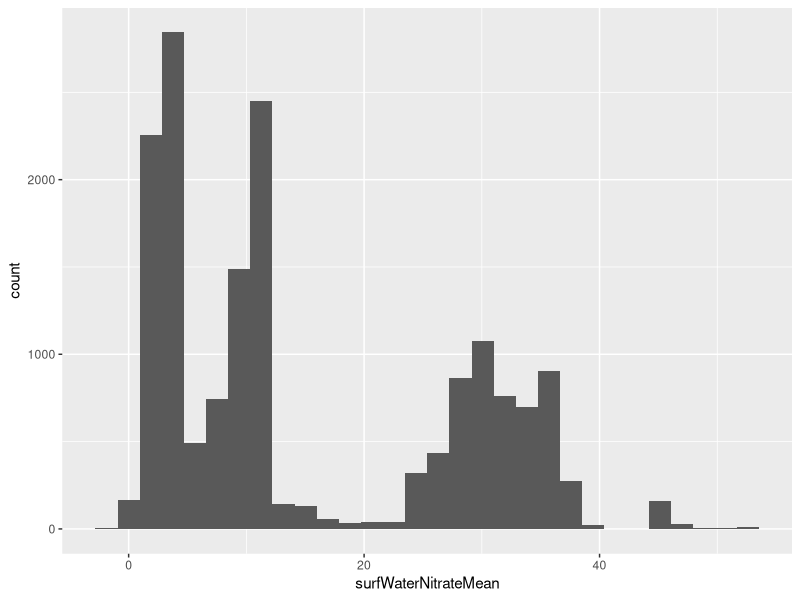
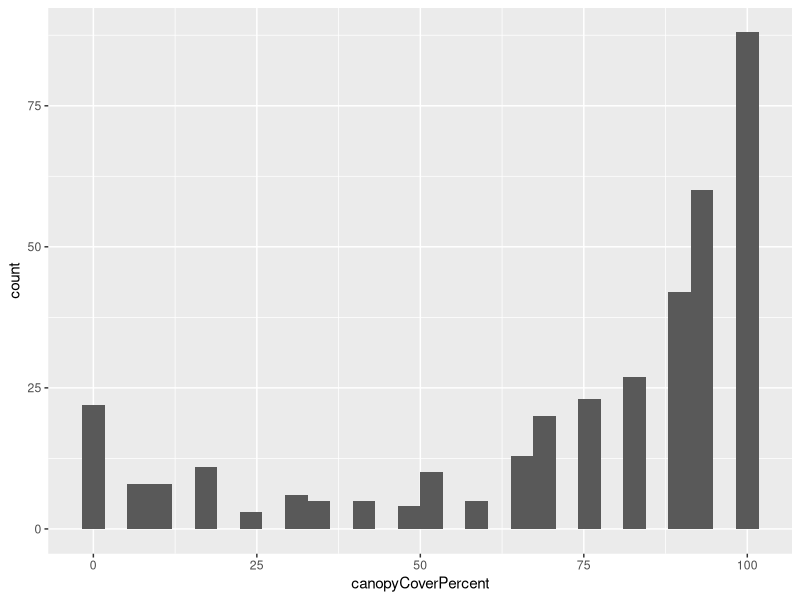
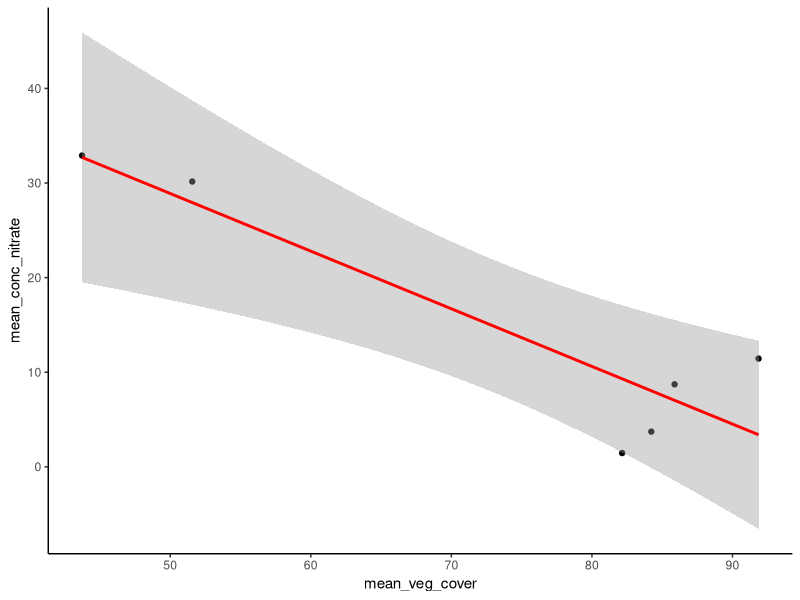
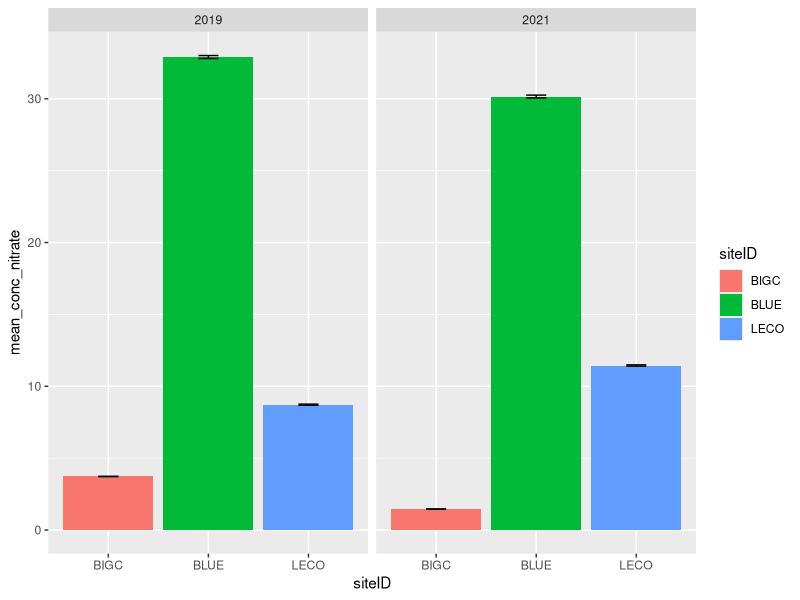
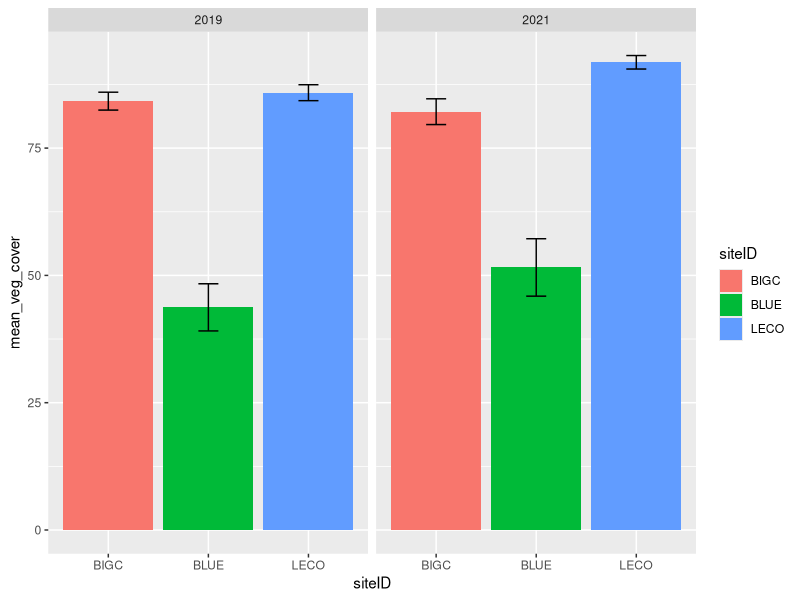
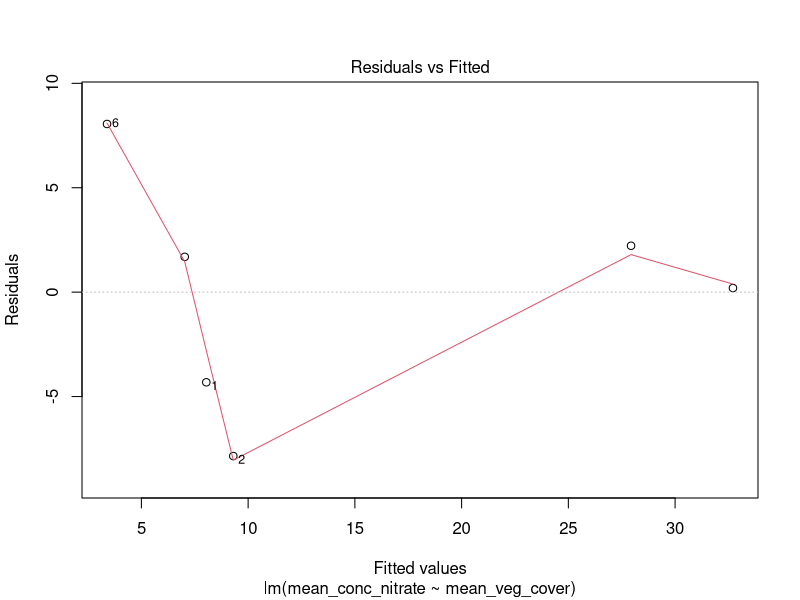
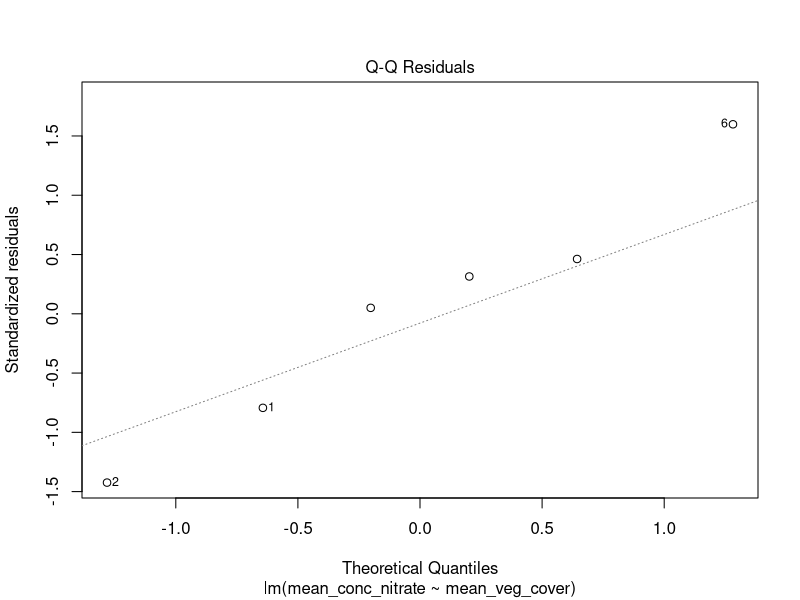
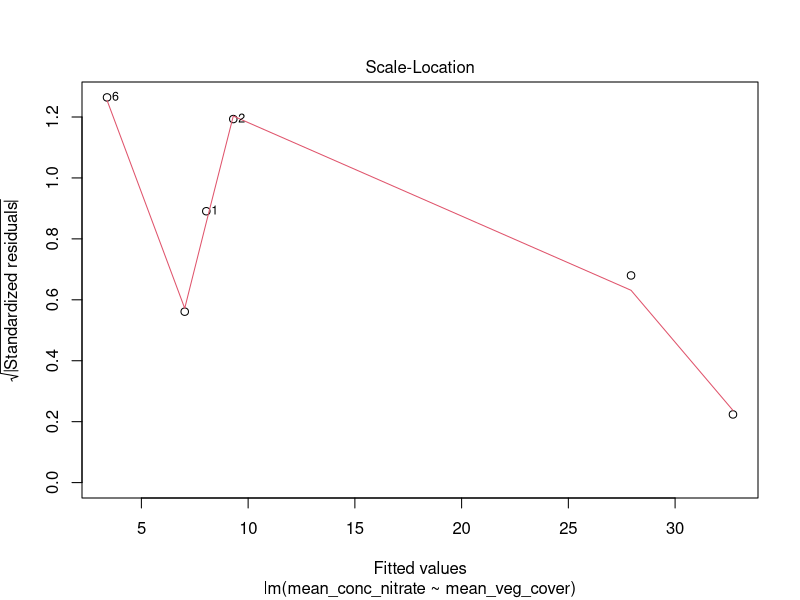

These figures' R source, in order:
## ---- chunk 1
knitr::opts_chunk$set(echo = TRUE)
## ---- chunk 2

#In Chunk 2, we're loading in the packages necessary to manipulate and process our data for further analysis.

library(dplyr)
library(tidyr)
library(ggplot2)
library(readr)
library(lubridate)

## ---- chunk 3

#In Chunk 3, we're loading all of the raw NEON data sets that we're going to be using in our project, so that they're immediately accessible and available within the .rmd. Additionally, we're tagging each with an appropriate siteID (derived from the NEON site wherein the data was collected) and a year (derived from the year within which the data was collected). 

# (Note: Each set of data is preceded by a textual title (example: #BIGC_2019) to facilitate any necessary navigation).


#BIGC_2019

Nitrate_BIGC_2019 <-read_csv("../Data/Processed/BIGC (CA-D17)/BIGC_NEON_nitrate-surfacewater/NEON.D17.BIGC.DP1.20033.001.102.100.015.NSW_15_minute.2019-07.basic.20221201T190523Z.csv") %>% 
  mutate(siteID="BIGC", year=2019)

VegCover_BIGC_2019 <- read_csv("../Data/Processed/BIGC (CA-D17)/BIGC_NEON_cover-veg-riparian/NEON.D17.BIGC.DP1.20191.001.rip_percentComposition.2019-07.basic.20230112T002213Z.csv") %>% 
  mutate(siteID="BIGC", year=2019)


#BIGC_2021

Nitrate_BIGC_2021 <-read_csv("../Data/Processed/BIGC (CA-D17)/BIGC_NEON_nitrate-surfacewater/NEON.D17.BIGC.DP1.20033.001.102.100.015.NSW_15_minute.2021-08.basic.20221201T175835Z.csv") %>% 
  mutate(siteID="BIGC", year=2021)

VegCover_BIGC_2021 <- read_csv("../Data/Processed/BIGC (CA-D17)/BIGC_NEON_cover-veg-riparian/NEON.D17.BIGC.DP1.20191.001.rip_percentComposition.2021-08.basic.20230112T001807Z.csv") %>% 
  mutate(siteID="BIGC", year=2021)


#BLUE_2019

Nitrate_BLUE_2019 <-read_csv("../Data/Processed/BLUE (OK-D11)/BLUE_NEON_nitrate-surfacewater/NEON.D11.BLUE.DP1.20033.001.112.100.015.NSW_15_minute.2019-06.basic.20221201T045009Z.csv") %>% 
  mutate(siteID="BLUE", year=2019)

VegCover_BLUE_2019 <-read_csv("../Data/Processed/BLUE (OK-D11)/BLUE_NEON_cover-veg-riparian/NEON.D11.BLUE.DP1.20191.001.rip_percentComposition.2019-06.basic.20230112T002006Z.csv") %>% 
  mutate(siteID="BLUE", year=2019)


#BLUE_2021

Nitrate_BLUE_2021 <-read_csv("../Data/Processed/BLUE (OK-D11)/BLUE_NEON_nitrate-surfacewater/NEON.D11.BLUE.DP1.20033.001.112.100.015.NSW_15_minute.2021-06.basic.20221201T013159Z.csv") %>% 
  mutate(siteID="BLUE", year=2021)

VegCover_BLUE_2021 <-read_csv("../Data/Processed/BLUE (OK-D11)/BLUE_NEON_cover-veg-riparian/NEON.D11.BLUE.DP1.20191.001.rip_percentComposition.2021-06.basic.20230112T002305Z.csv") %>% 
  mutate(siteID="BLUE", year=2021)


#LECO_2019

Nitrate_LECO_2019 <-read_csv("../Data/Processed/LECO (TN-D07)/LECO_NEON_nitrate-surfacewater/NEON.D07.LECO.DP1.20033.001.102.100.015.NSW_15_minute.2019-09.basic.20221208T002007Z.csv") %>% 
  mutate(siteID="LECO", year=2019)

VegCover_LECO_2019 <-read_csv("../Data/Processed/LECO (TN-D07)/LECO_NEON_cover-veg-riparian/NEON.D07.LECO.DP1.20191.001.rip_percentComposition.2019-09.basic.20230112T001930Z.csv") %>% 
  mutate(siteID="LECO", year=2019)


#LECO_2021

Nitrate_LECO_2021 <-read_csv("../Data/Processed/LECO (TN-D07)/LECO_NEON_nitrate-surfacewater/NEON.D07.LECO.DP1.20033.001.112.100.015.NSW_15_minute.2021-09.basic.20221208T012753Z.csv") %>% 
  mutate(siteID="LECO", year=2021)

VegCover_LECO_2021 <-read_csv("../Data/Processed/LECO (TN-D07)/LECO_NEON_cover-veg-riparian/NEON.D07.LECO.DP1.20191.001.rip_percentComposition.2021-09.basic.20230112T002003Z.csv") %>% 
  mutate(siteID="LECO", year=2021)


## ---- chunk 4

#In Chunk 4, all of the extraneous data from the raw data sheets is being excised, and the data pertaining to our project is being consolidated into multiple formats in order to facilitate further analysis and manipulation. These are detailed in pre-code titles below, but generally speaking, we are creating a data frame containing all of the 'surfWaterNitrateMean' data from the Nitrate_Surfacewater NEON data sheets and a separate frame containing all of the 'canopyCoverPercent' data from the Cover_Veg_Riparian NEON data sheets (these will be used in the creation of two single-variable histograms). We're then creating mean data for each of these consolidated data frames (grouped by siteID and year) before finally left_joining these mean data to create a summarized master data frame.


#Nitrate Data Consolidation (Total, then mean surfWaterNitrateMean grouped by SiteID and year)
Nitrate_Combined <- bind_rows(Nitrate_BIGC_2019, Nitrate_BIGC_2021, Nitrate_BLUE_2019, Nitrate_BLUE_2021, Nitrate_LECO_2019, Nitrate_LECO_2021)

Mean_Nitrate_Combined <- Nitrate_Combined %>% 
  drop_na() %>% 
  group_by(siteID, year) %>% 
  summarize(mean_conc_nitrate = mean(surfWaterNitrateMean), standard_error_N = sd(surfWaterNitrateMean/sqrt(n())))


#VegCover Data Consolidation (Total, then mean canopyCoverPercent grouped by SiteID and year)
VegCover_Combined <- bind_rows(VegCover_BIGC_2019, VegCover_BIGC_2021, VegCover_BLUE_2019, VegCover_BLUE_2021, VegCover_LECO_2019, VegCover_LECO_2021)

Mean_VegCover_Combined <- VegCover_Combined %>% 
  group_by(siteID, year) %>% 
  summarize(mean_veg_cover = mean(canopyCoverPercent), standard_error_V = sd(canopyCoverPercent/sqrt(n())))


#Summary Data Frame (with corresponding mean values)
Master_Data_Frame <- left_join(Mean_Nitrate_Combined, Mean_VegCover_Combined)



#Raw 'surfWaterNitrateMean' and 'canopyCoverPercent' columns for Histogram
Total_Nitrate_Conc_Combined <- Nitrate_Combined %>% 
  drop_na() %>% 
  select(surfWaterNitrateMean)

Total_VegCover_Combined <- VegCover_Combined %>% 
  select(canopyCoverPercent)


## ---- chunk 5

# In Chunk 5, we're using the data frames containing the compiled 'surfWaterNitrateMean' and 'canopyCoverPercent' columns to create two single-variable histograms, each representative of one of our two continuous variables (both our response and our predictor variable). These histograms will give us a better understanding of the distribution of our variable values, which could help us to draw more accurate conclusions about the relationships we're observing down the line (as well as help us to explain any potential anomalies that arise).


Total_Nitrate_Conc_Combined %>%
  ggplot(aes(x=surfWaterNitrateMean))+
  geom_histogram()

Total_VegCover_Combined %>%
  ggplot(aes(x=canopyCoverPercent))+
  geom_histogram()


## ---- chunk 6

#In Chunk 6, we are creating data frames containing the summarized data necessary for visualization and analysis, specifically to facilitate the creation of figures by making all of the pertinent data immediately available in a single data frame. (Note: Much of this code is the same as that contained in Chunk 4; for the purposes of our project, it made sense to summarize our data prior to compilation, and as such, much of it already exists in a grouped and summarized format).


#Nitrate Data Consolidation (Total, then mean surfWaterNitrateMean grouped by SiteID and year)
Nitrate_Combined <- bind_rows(Nitrate_BIGC_2019, Nitrate_BIGC_2021, Nitrate_BLUE_2019, Nitrate_BLUE_2021, Nitrate_LECO_2019, Nitrate_LECO_2021)

Mean_Nitrate_Combined <- Nitrate_Combined %>% 
  drop_na() %>% 
  group_by(siteID, year) %>% 
  summarize(mean_conc_nitrate = mean(surfWaterNitrateMean), standard_error_N = sd(surfWaterNitrateMean/sqrt(n())))


#VegCover Data Consolidation (Total, then mean canopyCoverPercent grouped by SiteID and year)
VegCover_Combined <- bind_rows(VegCover_BIGC_2019, VegCover_BIGC_2021, VegCover_BLUE_2019, VegCover_BLUE_2021, VegCover_LECO_2019, VegCover_LECO_2021)

Mean_VegCover_Combined <- VegCover_Combined %>% 
  group_by(siteID, year) %>% 
  summarize(mean_veg_cover = mean(canopyCoverPercent), standard_error_V = sd(canopyCoverPercent/sqrt(n())))


#Summary Data Frame (with corresponding mean values)
Master_Data_Frame <- left_join(Mean_Nitrate_Combined, Mean_VegCover_Combined)

## ---- chunk 7

#In Chunk 7, we're visualizing our data using a scatter-plot equipped with a linear trendline in order to i) perform an analysis of our project data for interpretation and ii) to provide a standard visual of the collected data for potential readers. 

#Scatter Plot
Master_Data_Frame %>%
  ggplot(aes(x=mean_veg_cover, y=mean_conc_nitrate))+
  geom_point()+
  geom_smooth(method ="lm", color = "red")+
  theme_classic()


## ---- chunk 8

#In Chunk 8, we're visualizing our data using two separate bar-plots. The first represents the mean nitrate concentration (mean_conc_nitrate) separated by siteID (distinguishable by color) and faceted by year. The second represents the mean vegetation percent coverage (mean_veg_cover), also separated by siteID and faceted by year. These graphs are meant to provide an easily-interpreted visual for each respective measure to i) supplement our analysis and interpretation of our project data and ii) to provide a standard visual of the collected data for potential readers.


# Mean Nitrate Concentration by Site Bar Graph (Figure 2)
Master_Data_Frame %>%
  drop_na()%>%
  group_by(siteID, year)%>%
  ggplot(aes(x=siteID, y=mean_conc_nitrate, fill = siteID))+
  geom_col(position="dodge")+
  geom_errorbar(aes(ymin = mean_conc_nitrate - standard_error_N, ymax = mean_conc_nitrate + standard_error_N), width = .2)+
  facet_wrap("year")

#Mean Vegetation Cover Percentage by Site Bar Graph (Figure 3)
Master_Data_Frame %>%
  drop_na()%>%
  group_by(siteID, year)%>%
  ggplot(aes(x=siteID, y=mean_veg_cover, fill = siteID))+
  geom_col(position="dodge")+
  geom_errorbar(aes(ymin = mean_veg_cover - standard_error_V, ymax = mean_veg_cover + standard_error_V), width = .2)+
  facet_wrap("year")


## ---- chunk 9

#In Chunk 9, we're conducting a statistical analysis (specifically, a linear regression with an additional correlation value calculation) of our primary figure, the scatter-plot equipped with a trendline constructed in Chunk 7. We've done this both to determine whether or not there was a statistically-significant relationship between vegetation coverage percentage (as a proxy for density) and water nitrate concentration and to determine whether or not the conduct of our research met the assumptions for a regression test.


#Linear Model
Linear_Model <- lm(mean_conc_nitrate~mean_veg_cover, data = Master_Data_Frame)
summary(Linear_Model)
plot(Linear_Model)

#Additional Resource: Correlation Value
cor(x = Master_Data_Frame$mean_veg_cover, y = Master_Data_Frame$mean_conc_nitrate)

